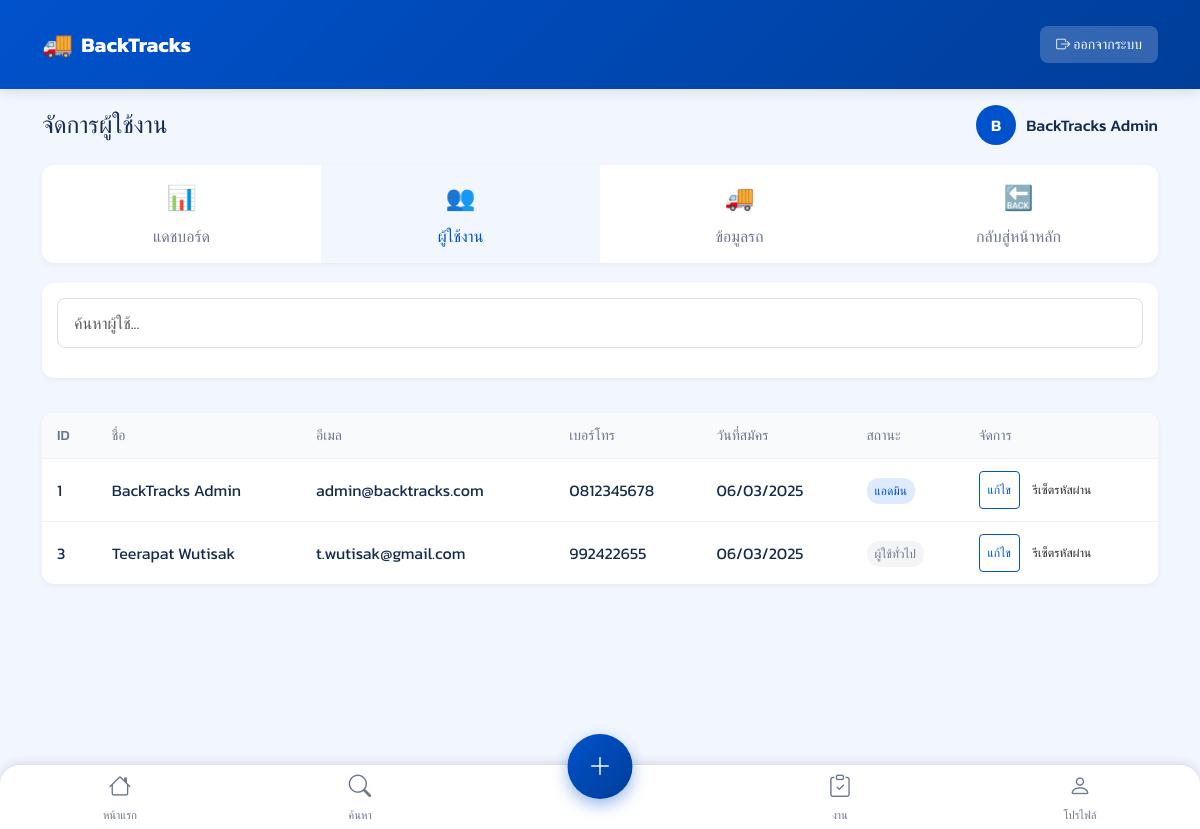
The app's page /admin/users (signed in) with its own data.
### app.py (models this page shows)
class User(UserMixin, db.Model):
    id = db.Column(db.Integer, primary_key=True)
    email = db.Column(db.String(120), unique=True, nullable=False)
    phone = db.Column(db.String(10), unique=True, nullable=False)
    password = db.Column(db.String(120), nullable=False)
    name = db.Column(db.String(120), nullable=True)
    is_admin = db.Column(db.Boolean, default=False)
    trucks = db.relationship('Truck', backref='user', lazy=True)
    created_at = db.Column(db.DateTime, default=datetime.now)

### app.py (the view)
@app.route("/admin/users")
@login_required
@admin_required
def admin_users():
    users = User.query.all()
    for user in users:
        user.total_trucks = Truck.query.filter_by(user_id=user.id).count()
        user.active_trucks = Truck.query.filter_by(user_id=user.id, is_confirmed=False, is_expired=False).count()
        user.confirmed_trucks = Truck.query.filter_by(user_id=user.id, is_confirmed=True).count()
        user.expired_trucks = Truck.query.filter_by(user_id=user.id, is_expired=True).count()
    return render_template("admin/users.html", users=users)

### app.py (called while the page is built)
def admin_required(f):
    @wraps(f)
    def decorated_function(*args, **kwargs):
        if not current_user.is_authenticated or not current_user.is_admin:
            abort(403)
        return f(*args, **kwargs)
    return decorated_function

@login_manager.user_loader
def load_user(user_id):
    return db.session.get(User, int(user_id))

@app.context_processor
def utility_processor():
    return {
        'is_bangkok_area': is_bangkok_area
    }

### admin/users.html (shortened to what this page needs)
{% extends "base.html" %}
{% block content %}
<div class="container">
    <div class="admin-header">
        <h1 class="h4 mb-0">จัดการผู้ใช้งาน</h1>
        <div class="admin-user">
            <div class="admin-avatar">{{ current_user.name[0]|upper }}</div>
            <div class="admin-username">{{ current_user.name }}</div>
        </div>
    </div>
    <div class="admin-nav">
        <a href="{{ url_for('admin_dashboard') }}" class="nav-item">
            <span class="nav-icon">📊</span>
            <span class="nav-text">แดชบอร์ด</span>
        </a>
        <a href="{{ url_for('admin_users') }}" class="nav-item active">
            <span class="nav-icon">👥</span>
            <span class="nav-text">ผู้ใช้งาน</span>
        </a>
        <a href="{{ url_for('admin_trucks') }}" class="nav-item">
            <span class="nav-icon">🚚</span>
            <span class="nav-text">ข้อมูลรถ</span>
        </a>
        <a href="{{ url_for('dashboard') }}" class="nav-item">
            <span class="nav-icon">🔙</span>
            <span class="nav-text">กลับสู่หน้าหลัก</span>
        </a>
    </div>
    <div class="admin-tools">
        <div class="search-bar">
            <input type="text" id="userSearchInput" placeholder="ค้นหาผู้ใช้..." class="form-control">
        </div>
    </div>
    <div class="panel">
        <div class="panel-body table-responsive">
            <table class="data-table" id="usersTable">
                <thead>
                    <tr>
                        <th>ID</th>
                        <th>ชื่อ</th>
                        <th>อีเมล</th>
                        <th>เบอร์โทร</th>
                        <th>วันที่สมัคร</th>
                        <th>สถานะ</th>
                        <th>จัดการ</th>
                    </tr>
                </thead>
                <tbody>
                    {% for user in users %}
                    {% if user.email != "support@backtracks.com" %}
                    <tr>
                        <td>{{ user.id }}</td>
                        <td>{{ user.name }}</td>
                        <td>{{ user.email }}</td>
                        <td>{{ user.phone }}</td>
                        <td>{{ user.created_at.strftime('%d/%m/%Y') }}</td>
                        <td>
                            {% if user.is_admin %}
                            <span class="status-badge admin">แอดมิน</span>
                            {% else %}
                            <span class="status-badge user">ผู้ใช้ทั่วไป</span>
                            {% endif %}
                        </td>
                        <td class="actions">
                            <a href="{{ url_for('admin_edit_user', user_id=user.id) }}" class="btn btn-sm btn-outline">แก้ไข</a>
                            <form method="POST" action="{{ url_for('admin_reset_password', user_id=user.id) }}" class="d-inline" onsubmit="return confirm('ยืนยันการรีเซ็ตรหัสผ่านสำหรับ {{ user.name }}?');">
                                <button type="submit" class="btn btn-sm">รีเซ็ตรหัสผ่าน</button>
                            </form>
                        </td>
                    </tr>
                    {% endif %}
                    {% endfor %}
                </tbody>
            </table>
        </div>
    </div>
</div>
{% endblock %}

### static/css/main.css (style rules this page uses)
:root { --primary: #0052CC; --secondary: #00B8D9; --success: #36B37E; --warning: #FFAB00; --danger: #FF5630; --dark: #172B4D; --gray: #6B778C; --light-gray: #DFE1E6; --white: #FFFFFF; --map-bg: #F2F7FF; }
body { margin: 0; padding: 0; background-color: #f5f5f5; color: var(--dark); min-height: 100vh; position: relative; padding-bottom: 70px; }
.form-control { display: block; width: 100%; padding: 12px; font-size: 16px; line-height: 1.5; color: var(--dark); background-color: var(--white); border: 1px solid var(--light-gray); border-radius: 8px; margin-bottom: 15px; }
.btn-outline { background-color: transparent; border: 1px solid var(--primary); color: var(--primary); }
.btn-sm { padding: 6px 12px; font-size: 14px; }
.search-bar { background-color: var(--white); border-radius: 12px; padding: 15px; margin-bottom: 15px; box-shadow: 0 2px 4px rgba(0, 0, 0, 0.05); }

### templates/base.html (style rules this page uses)
:root { --primary-color: #0052CC; --primary-light: #E5F0FF; --primary-dark: #003E99; --accent-color: #FF5630; --success-color: #36B37E; --warning-color: #FFAB00; --error-color: #FF5630; --text-dark: #172B4D; --text-light: #6B778C; --bg-light: #F2F7FF; --white: #FFFFFF; --shadow-sm: 0 2px 8px rgba(0, 0, 0, 0.05); --shadow-md: 0 4px 12px rgba(0, 0, 0, 0.1); --shadow-lg: 0 8px 24px rgba(0, 0, 0, 0.12); --rounded-sm: 8px; --rounded-md: 12px; --rounded-lg: 16px; }
body { font-family: 'Kanit', sans-serif; background-color: var(--bg-light); color: var(--text-dark); padding-bottom: 70px; overflow-x: hidden; min-height: 100vh; }
.form-control { border-radius: var(--rounded-sm); border: 1px solid #DFE1E6; padding: 0.75rem 1rem; transition: all 0.2s ease; }
.btn { border-radius: var(--rounded-sm); padding: 0.65rem 1.5rem; font-weight: 500; transition: all 0.3s ease; height: 48px; display: inline-flex; align-items: center; justify-content: center; }
.btn-outline { border: 1px solid var(--primary-color); color: var(--primary-color); background-color: transparent; }
.btn-sm { height: 38px; font-size: 0.875rem; padding: 0.5rem 1rem; }

### admin/users.html (style rules this page uses)
.admin-header { display: flex; justify-content: space-between; align-items: center; margin-bottom: 20px; }
.admin-user { display: flex; align-items: center; }
.admin-avatar { width: 40px; height: 40px; background-color: #0052CC; color: white; display: flex; align-items: center; justify-content: center; border-radius: 50%; margin-right: 10px; font-weight: 600; }
.admin-username { font-weight: 500; }
.admin-nav { display: flex; background-color: white; border-radius: 12px; box-shadow: 0 2px 6px rgba(0, 0, 0, 0.05); margin-bottom: 20px; overflow: hidden; }
.nav-item { flex: 1; padding: 15px; text-align: center; text-decoration: none; color: #6B778C; display: flex; flex-direction: column; align-items: center; transition: all 0.2s; }
.nav-item.active { background-color: #F2F7FF; color: #0052CC; font-weight: 500; }
.nav-icon { font-size: 24px; margin-bottom: 8px; }
.admin-tools { display: flex; margin-bottom: 20px; }
.search-bar { flex-grow: 1; }
.panel { background-color: white; border-radius: 12px; box-shadow: 0 2px 6px rgba(0, 0, 0, 0.05); overflow: hidden; margin-bottom: 30px; }
.panel-body { padding: 0; }
.table-responsive { overflow-x: auto; }
.data-table { width: 100%; border-collapse: collapse; }
.data-table th, .data-table td { padding: 12px 15px; text-align: left; border-bottom: 1px solid #f0f0f0; }
.data-table th { background-color: #F9FAFC; font-weight: 500; color: #6B778C; font-size: 14px; }
.data-table tr:last-child td { border-bottom: none; }
.data-table .actions { white-space: nowrap; }
.status-badge { display: inline-block; padding: 4px 8px; border-radius: 12px; font-size: 12px; font-weight: 500; }
.status-badge.admin { background-color: #DEEBFF; color: #0052CC; }
.status-badge.user { background-color: #F4F5F7; color: #6B778C; }
.btn-sm { padding: 4px 8px; font-size: 12px; border-radius: 4px; }
.btn-outline { border: 1px solid #0052CC; color: #0052CC; background-color: transparent; }

### records on screen
User: name "B", name "BackTracks Admin", id "1", email "admin@backtracks.com", phone "0812345678", created_at "06/03/2025", is_admin "แอดมิน"
User: id "3", name "Teerapat Wutisak", email "t.wutisak@gmail.com", phone "992422655", created_at "06/03/2025", is_admin "ผู้ใช้ทั่วไป"
